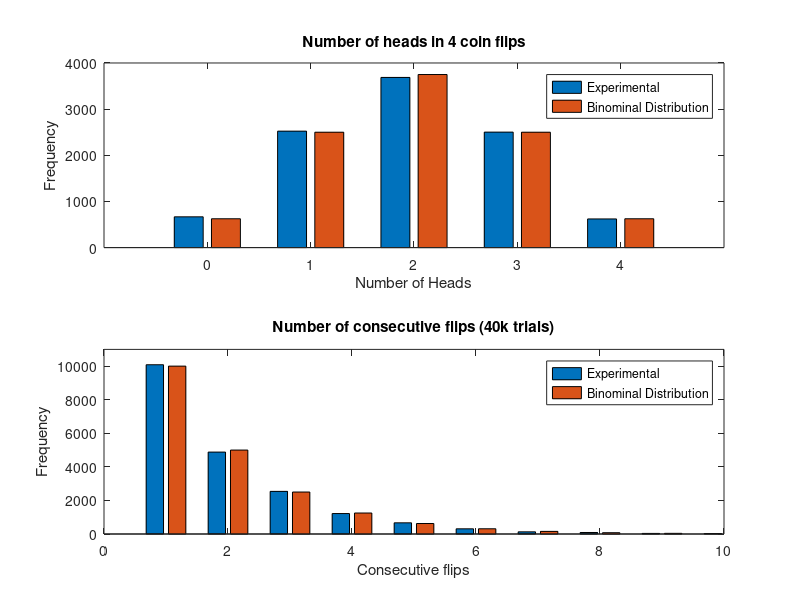

The MATLAB source for this figure:
%Vincent Chan
%RedID 815909699

%flip those coins fam
result = round(rand(10000,4));

%Step 1: add the rows up and then plot them on a histogram
rowTotal = sum(result, 2);
numHeads = zeros(5,2);
%This the hand calculated PDF, as explained in the report
numHeads(1,2) = 10000 * (1/16);
numHeads(2,2) = 10000 * (4/16);
numHeads(3,2) = 10000 * (6/16);
numHeads(4,2) = 10000 * (4/16);
numHeads(5,2) = 10000 * (1/16);
for i = 1:length(rowTotal)
    numHeads(rowTotal(i,1) + 1) = numHeads(rowTotal(i,1) + 1) + 1;
end
    

%Step 2: Find run lengths
runTotals = zeros(20,2);
%This will find out the run length of the coins
total = 1;
lastRes = result(1);
for i=2:40000
    if lastRes == result(i)
        total = total + 1;
        if i == 40000
            runTotals(total) = runTotals(total) +1;
        end
    
    else
        if i == 40000
            runTotals(1) = runTotals(1) + 1;
        end
        runTotals(total) = runTotals(total) + 1;
        total = 1;
        lastRes = result(i);
    end
end
%This will calculate the PDF of the estimated run length frequencies
totalRuns = sum(runTotals,1);
for i = 1:20
    runTotals(i,2) = totalRuns(1) * (1/(2.^i));
end


%Step 3: Plot the figures
figure

%Graph 1 - 4 flips, number of heads
subplot(2,1,1);
bar(numHeads);
title('Number of heads in 4 coin flips');
xlabel('Number of Heads');
ylabel('Frequency');
set(gca,'XTickLabel',[0,1,2,3,4]);
legend('Experimental', 'Binominal Distribution');

%Graph 2 - consecutive heads
subplot(2,1,2);
bar(runTotals);
title('Number of consecutive flips (40k trials)');
xlabel('Consecutive flips');
ylabel('Frequency');
legend('Experimental', 'Binominal Distribution');
axis([0,10,0,11000]);

%The future is here,
%It's just not widely distributed yet.
%William Gibson
